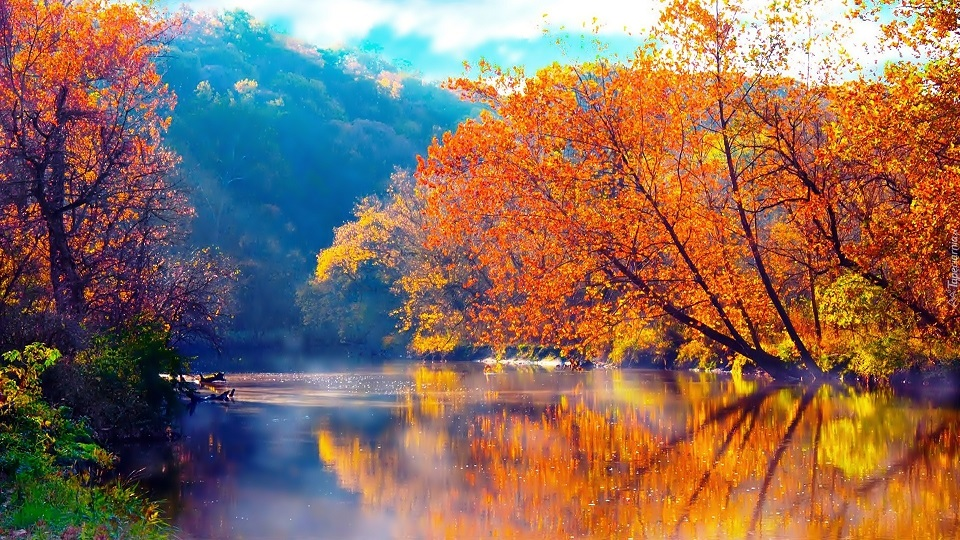
#> input picture lab5/jesien.jpg, 960 x 540 px
$ jupyter execute --allow-errors lab5.ipynb
#> lines starting #> are read from the running program, lines starting #| are printed output that depends on the picture; long printed decimals are rounded
[cell 1]
from PIL import Image
import numpy as np
from PIL import ImageChops
from PIL import ImageStat as stat
import matplotlib.pyplot as plt
from random import randint

[cell 2]
im = Image.open('jesien.jpg')
#> im is the input picture: PIL image 960x540 RGB; mean R, G, B 138.7, 107.2, 90.9
print("tryb", im.mode)
#| tryb RGB
print("format", im.format)
#| format JPEG
print("rozmiar", im.size)
#| rozmiar (960, 540)
h, w = im.size
#> h = 960; w = 540
im

Dwukrotne zapisanie z formacie JPEG

[cell 3]
im.save('jesien1.jpg')

[cell 4]
im1 = Image.open('jesien1.jpg')
im1.save('jesien2.jpg')

[cell 5]
im2 = Image.open('jesien2.jpg')

[cell 6]
plt.figure(figsize=(32, 16))
plt.subplot(1,3,1)
plt.imshow(im)
plt.axis('off')
plt.subplot(1,3,2)
plt.imshow(im1)
plt.axis('off')
plt.subplot(1,3,3)
plt.imshow(im2)
plt.axis('off')
plt.subplots_adjust(wspace=0.05, hspace=0.05)
plt.show()
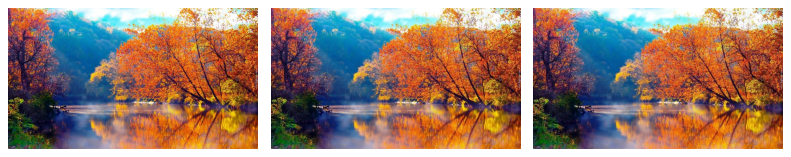
#> figure drawn by matplotlib, 3 panels

Wyznaczanie różnic

[cell 7]
dif1 = ImageChops.difference(im, im1)
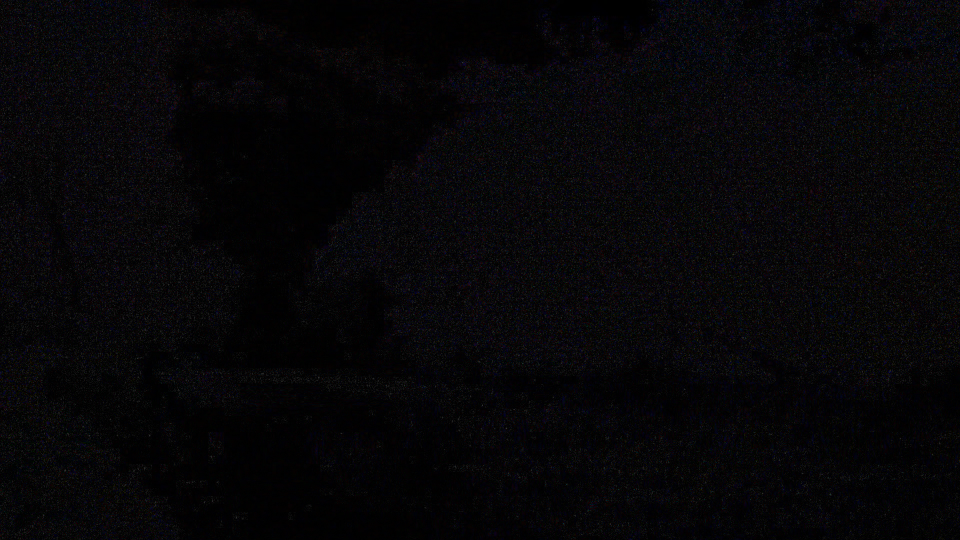
#> dif1: PIL image 960x540 RGB; mean R, G, B 6.4, 5.7, 7.5
dif2 = ImageChops.difference(im, im2)
dif3 = ImageChops.difference(im1, im2)

[cell 8]
plt.figure(figsize=(32, 16))
plt.subplot(1, 3, 1)
plt.imshow(dif1)
plt.axis('off')
plt.subplot(1, 3, 2)
plt.imshow(dif2)
plt.axis('off')
plt.subplot(1, 3, 3)
plt.imshow(dif3)
plt.axis('off')
plt.subplots_adjust(wspace=0.05, hspace=0.05)
plt.show()
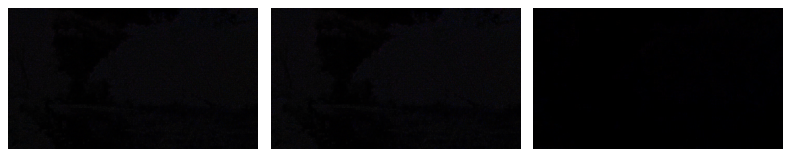
#> figure drawn by matplotlib, 3 panels

Statystyki obrazu

[cell 9]
def statystyki(im):
    s = stat.Stat(im)
    print("extrema ", s.extrema)  # max i min
    print("count ", s.count)  # zlicza
    print("mean ", s.mean)  # srednia
    print("median ", s.median)  # mediana
    print("stddev ", s.stddev)  # odchylenie standardowe

[cell 10]
statystyki(dif1)
#| extrema  [(0, 59), (0, 56), (0, 72)]
#| count  [518400, 518400, 518400]
#| mean  [6.373, 5.677, 7.495]
#| median  [4, 4, 5]
#| stddev  [6.384, 5.683, 7.610]

[cell 11]
hist = dif1.histogram()
#> hist = 768 values, max 83948 at index 257, min 0 at index 57, mean 2025
p = 0
print(hist[p])
#| 51581
print(hist[256 + p])
#| 51397
print(hist[2*256 + p])
#| 51386

[cell 12]
def rysuj_histogram_RGB(obraz):
    hist = obraz.histogram()
    plt.title("histogram  ")
    plt.bar(range(256), hist[:256], color='r', alpha=0.5)
    plt.bar(range(256), hist[256:2 * 256], color='g', alpha=0.4)
    plt.bar(range(256), hist[2 * 256:], color='b', alpha=0.3)
    plt.show()

[cell 13]
rysuj_histogram_RGB(dif1)
#> in rysuj_histogram_RGB, `plt.show()`:
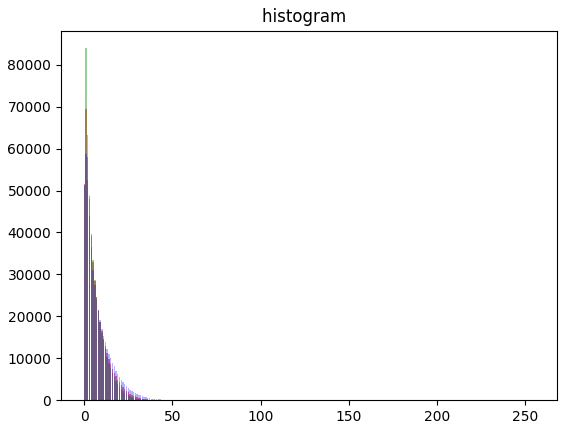
#> figure drawn by matplotlib, 1 panel; tallest bar 69525 high, from x = 0.6 to 1.4; tallest bar 83948 high, from x = 0.6 to 1.4; tallest bar 58680 high, from x = 0.6 to 1.4

[cell 14]
statystyki(dif2)
#| extrema  [(0, 60), (0, 56), (0, 76)]
#| count  [518400, 518400, 518400]
#| mean  [6.501, 5.741, 7.854]
#| median  [4, 4, 5]
#| stddev  [6.526, 5.754, 8.027]

[cell 15]
hist = dif2.histogram()
#> hist = 768 values, max 83415 at index 257, min 0 at index 57, mean 2025
p = 0
print(hist[p])
#| 50199
print(hist[256 + p])
#| 50802
print(hist[2*256 + p])
#| 49257

[cell 16]
statystyki(dif3)
#| extrema  [(0, 19), (0, 16), (0, 17)]
#| count  [518400, 518400, 518400]
#| mean  [0.5309, 0.3956, 1.108]
#| median  [0, 0, 0]
#| stddev  [1.101, 0.7325, 1.789]

[cell 17]
hist = dif3.histogram()
#> hist = 768 values, max 381913 at index 0, min 0 at index 15, mean 2025
p = 0
print(hist[p])
#| 381913
print(hist[256 + p])
#| 364675
print(hist[2*256 + p])
#| 319900

Propozycje funkcji oceny różnic

[cell 18]
def zlicz_roznice_srednia_RGB(obraz, wsp): # wsp - współczynnik określający dokładność oceny
    t_obraz = np.asarray(obraz)
    h, w, d = t_obraz.shape
    zlicz = 0
    for i in range(h):
        for j in range(w):
                if np.mean(t_obraz[i, j, :]) > wsp:
                    zlicz = zlicz + 1
    procent = zlicz/(h*w)
    return zlicz, procent

def zlicz_roznice_suma_RGB(obraz, wsp): # wsp - współczynnik określający dokładność oceny
    t_obraz = np.asarray(obraz)
    h, w, d = t_obraz.shape
    zlicz = 0
    for i in range(h):
        for j in range(w):
                if sum(t_obraz[i, j, :]) > wsp: # poniżej równoważne sformułowania tego warunku
                # if (t_obraz[i, j, 0] + t_obraz[i, j, 1] + t_obraz[i, j, 2]) > wsp:
                # if t_obraz[i, j, 0] > wsp or  t_obraz[i, j, 1] > wsp or t_obraz[i, j, 2] > wsp:
                    zlicz = zlicz + 1
    procent = zlicz/(h*w)
    return zlicz, procent

[cell 19]
wsp = 10
zlicz, procent = zlicz_roznice_srednia_RGB(dif3, wsp)
#> zlicz = 12; procent = 2.31e-05
print('liczba niepasujących pikseli = ' , zlicz)
#| liczba niepasujących pikseli =  12
print('procent niepasujących pikseli = ' , procent)
#| procent niepasujących pikseli =  2.3148148148148147e-05
zlicz1, procent1 = zlicz_roznice_suma_RGB(dif3, wsp)
#> zlicz1 = 8270; procent1 = 0.016
print('liczba niepasujących pikseli = ' , zlicz1)
#| liczba niepasujących pikseli =  8270
print('procent niepasujących pikseli = ' , procent1)
#| procent niepasujących pikseli =  0.01595

$ run again, with lab5/obraz.jpg copied over lab5/jesien.jpg
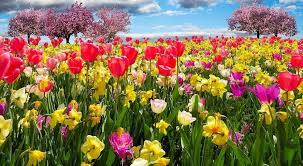
#> input picture lab5/obraz.jpg, 303 x 166 px
#> im is the input picture: PIL image 303x166 RGB; mean R, G, B 136.1, 114, 80
#| tryb RGB
#| format JPEG
#| rozmiar (303, 166)
#> `plt.show()`:
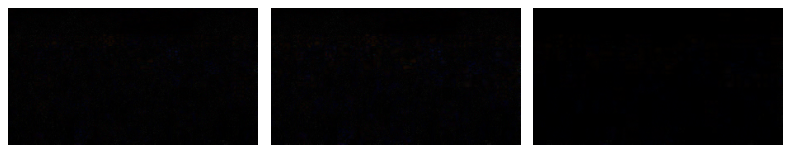
#> figure drawn by matplotlib, 3 panels
#| extrema  [(0, 24), (0, 24), (0, 44)]
#| count  [50298, 50298, 50298]
#| mean  [2.823, 2.382, 3.072]
#| median  [2, 2, 2]
#| stddev  [2.575, 2.113, 3.007]
#> `hist = dif1.histogram()`: hist = 768 values, max 13404 at index 257, min 0 at index 25, mean 196.5
#| 7256
#| 7888
#| 8862
#> in rysuj_histogram_RGB, `plt.show()`:
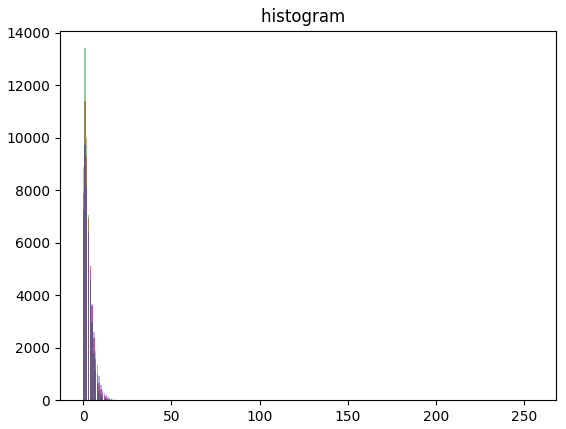
#> figure drawn by matplotlib, 1 panel; tallest bar 11398 high, from x = 0.6 to 1.4; tallest bar 13404 high, from x = 0.6 to 1.4; tallest bar 9711 high, from x = 0.6 to 1.4
#| extrema  [(0, 29), (0, 32), (0, 44)]
#| count  [50298, 50298, 50298]
#| mean  [3.121, 2.552, 3.659]
#| median  [2, 2, 3]
#| stddev  [2.941, 2.304, 3.604]
#> `hist = dif2.histogram()`: hist = 768 values, max 12871 at index 257, min 0 at index 28, mean 196.5
#| 6802
#| 7542
#| 8027
#| extrema  [(0, 13), (0, 13), (0, 14)]
#| count  [50298, 50298, 50298]
#| mean  [0.5886, 0.5034, 1.056]
#| median  [0, 0, 0]
#| stddev  [1.186, 0.802, 1.512]
#> `hist = dif3.histogram()`: hist = 768 values, max 36330 at index 0, min 0 at index 12, mean 196.5
#| 36330
#| 31700
#| 27958
#> `zlicz, procent = zlicz_roznice_srednia_RGB(dif3, wsp)`: zlicz = 2; procent = 3.98e-05
#| liczba niepasujących pikseli =  2
#| procent niepasujących pikseli =  3.9763012445822895e-05
#> zlicz1 = 603; procent1 = 0.012
#| liczba niepasujących pikseli =  603
#| procent niepasujących pikseli =  0.01199
